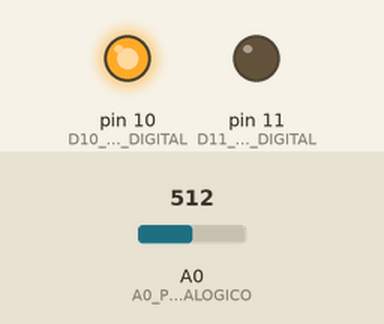
This sketch was run on a simulated Arduino Uno, built with avr-gcc and run on an emulated ATmega328P. On the bench: output pins drawn as LEDs (lit = HIGH). Inputs (shaded band) come from the test bench; at power-on: A0 (A0_PIN_ANALOGICO) = 512.

Above: at 1.1 s.
At 3.3 s:
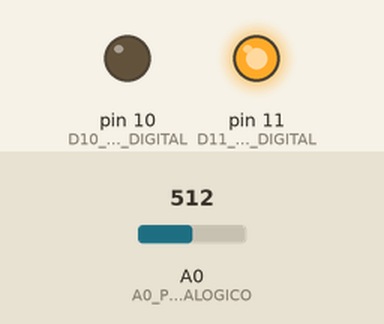
Timing chart, 0 to 5.7 s (numbered marks = the images above):
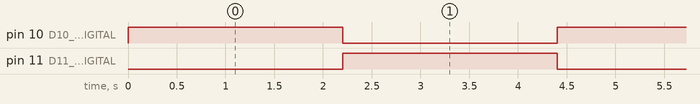

Measured:
- by itself, pin 10 (D10_PIN_DIGITAL), pin 11 (D11_PIN_DIGITAL): alternates HIGH for 2.2 s and LOW for 2.2 s

The sketch:

W200S_TEST.ino
```cpp
int   Voltaje_Lectura;

int   Volt_Sumatoria_Directa;
float   Volt_Promedio_Directa;
float   Resistencia_Directa;

int   Volt_Sumatoria_Inversa;
float   Volt_Promedio_Inversa;
float   Resistencia_Inversa;

float   Res_Sensor;

int   i;

int   R1 = 10000;

float kPa;


#define D10_PIN_DIGITAL   10
#define D11_PIN_DIGITAL   11
#define A0_PIN_ANALOGICO  A0

void setup( )
{
    pinMode(D10_PIN_DIGITAL, OUTPUT); // configuracion como salida
    pinMode(D11_PIN_DIGITAL, OUTPUT); // configuracion como salida

    digitalWrite(D10_PIN_DIGITAL, LOW); // pin en nivel bajo
    digitalWrite(D11_PIN_DIGITAL, LOW);
}


void loop()
{
    digitalWrite(D10_PIN_DIGITAL, HIGH); // pin en nivel alto
    digitalWrite(D11_PIN_DIGITAL, LOW);  // pin en nivel bajo
    delay(1200);
    Volt_Sumatoria_Directa = 0;

    for( i=0; i < 10; i++ )  // se hacen 10 lecturas cada 100 ms
       {
           Voltaje_Lectura = analogRead(A0_PIN_ANALOGICO);
           Volt_Sumatoria_Directa = Volt_Sumatoria_Directa + Voltaje_Lectura; // se va acumulando todas las lecturas
           delay(100);
       }
    Volt_Promedio_Directa = Volt_Sumatoria_Directa/10;  // se saca promedio
    Volt_Promedio_Directa = (Volt_Promedio_Directa * (5.0 / 1024.0)); // se hace la conversion de binario a voltios
    Resistencia_Directa = Volt_Promedio_Directa*R1/(5.0 - Volt_Promedio_Directa); // se obtiene la resistencia

    //==================================================================================
    // se realiza la polarizacion inversa para obtener lecturas mas veridicas
    digitalWrite(D10_PIN_DIGITAL, LOW);
    digitalWrite(D11_PIN_DIGITAL, HIGH);
    delay(1200); // se espera para que se descargue capacitancias parasitas
    Volt_Sumatoria_Inversa = 0;

    for( i=0; i < 10; i++ )
       {
           Voltaje_Lectura = analogRead(A0_PIN_ANALOGICO);
           Volt_Sumatoria_Inversa = Volt_Sumatoria_Inversa + Voltaje_Lectura;
           delay(100);
       }
    Volt_Promedio_Inversa = Volt_Sumatoria_Inversa/10;
    Volt_Promedio_Inversa = (Volt_Promedio_Inversa * (5.0 / 1024.0));
    Resistencia_Inversa = R1*( (5.0/Volt_Promedio_Inversa) - 1 );
    //==================================================================================

    Res_Sensor = (Resistencia_Directa + Resistencia_Inversa)/2;  // se promedia las resistencias en ambos tipos de polarizaciones

    //kPa= (-3.213*R - 4.093) / (1 - 0.009733*R - 0.01205*T)
    kPa = (-3.213*Res_Sensor - 4.093) / (1 - 0.009733*Res_Sensor - 0.01205*24); // se hace la conversion a CBA o KPA


}
```
